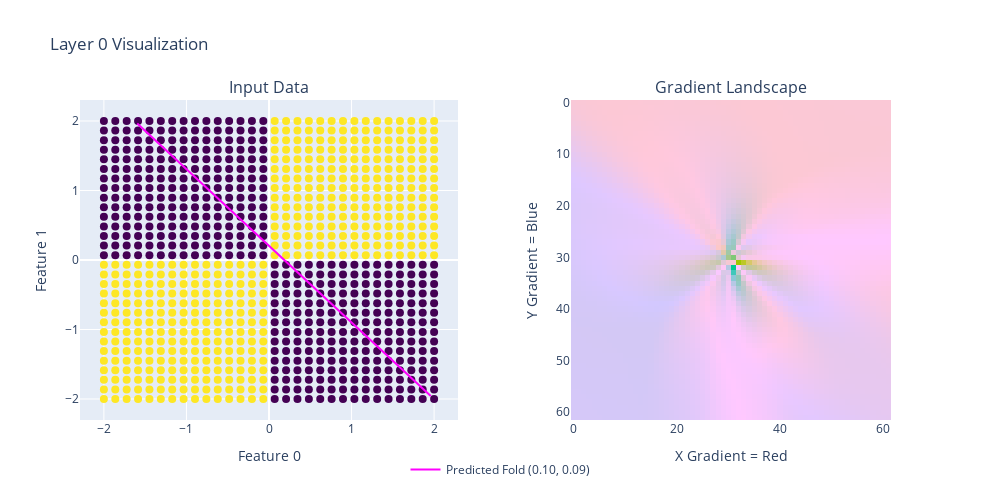
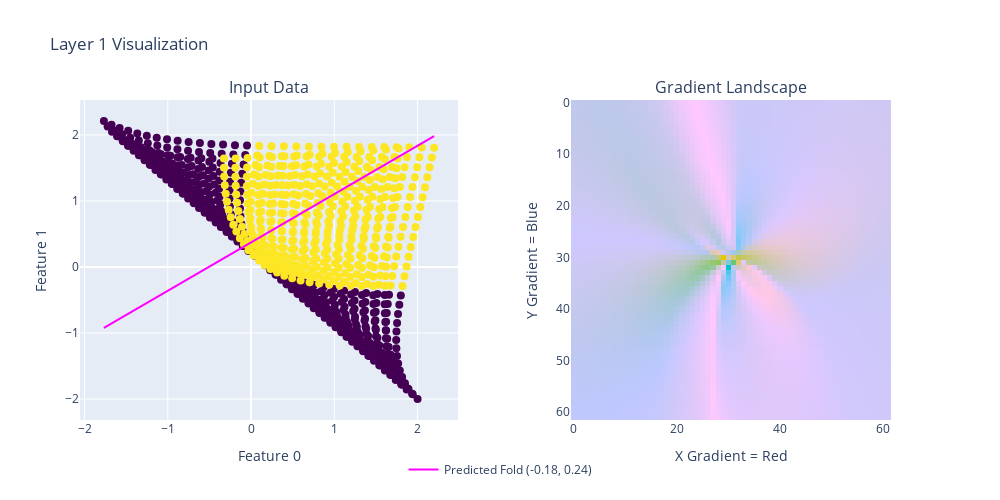

Source (notebook cell) for these figures, in order:
### Code cell
gradient_landscape(test, density=62, invert=True)

### Figure 1 — Plotly figure (JSON) as saved in the notebook; plotly's stock layout.template omitted (floating-point values rounded to 4 significant figures; data arrays with more than 128 entries replaced by an {"elided": "..."} marker saying what was removed)
{"data": [{"marker": {"color": {"elided": "900 float values"}, "colorscale": [[0, "#440154"], [0.1111, "#482878"], [0.2222, "#3e4989"], [0.3333, "#31688e"], [0.4444, "#26828e"], [0.5556, "#1f9e89"], [0.6667, "#35b779"], [0.7778, "#6ece58"], [0.8889, "#b5de2b"], [1, "#fde725"]], "size": 8}, "mode": "markers", "name": "Data", "showlegend": false, "type": "scatter", "x": {"elided": "900 float values"}, "xaxis": "x", "y": {"elided": "900 float values"}, "yaxis": "y"}, {"line": {"color": "magenta", "width": 2}, "mode": "lines", "name": "Predicted Fold (0.10, 0.09)", "type": "scatter", "x": [-2, -1.96, -1.919, -1.879, -1.838, -1.798, -1.758, -1.717, -1.677, -1.636, -1.596, -1.556, -1.515, -1.475, -1.434, -1.394, -1.354, -1.313, -1.273, -1.232, -1.192, -1.152, -1.111, -1.071, -1.03, -0.9899, -0.9495, -0.9091, -0.8687, -0.8283, -0.7879, -0.7475, -0.7071, -0.6667, -0.6263, -0.5859, -0.5455, -0.5051, -0.4646, -0.4242, -0.3838, -0.3434, -0.303, -0.2626, -0.2222, -0.1818, -0.1414, -0.101, -0.06061, -0.0202, 0.0202, 0.06061, 0.101, 0.1414, 0.1818, 0.2222, 0.2626, 0.303, 0.3434, 0.3838, 0.4242, 0.4646, 0.5051, 0.5455, 0.5859, 0.6263, 0.6667, 0.7071, 0.7475, 0.7879, 0.8283, 0.8687, 0.9091, 0.9495, 0.9899, 1.03, 1.071, 1.111, 1.152, 1.192, 1.232, 1.273, 1.313, 1.354, 1.394, 1.434, 1.475, 1.515, 1.556, 1.596, 1.636, 1.677, 1.717, 1.758, 1.798, 1.838, 1.879, 1.919, 1.96, 2], "xaxis": "x", "y": [null, null, null, null, null, null, null, null, null, null, 1.964, 1.92, 1.875, 1.831, 1.786, 1.742, 1.697, 1.652, 1.608, 1.563, 1.519, 1.474, 1.43, 1.385, 1.341, 1.296, 1.251, 1.207, 1.162, 1.118, 1.073, 1.029, 0.9842, 0.9397, 0.8951, 0.8506, 0.806, 0.7615, 0.7169, 0.6724, 0.6278, 0.5833, 0.5387, 0.4942, 0.4496, 0.4051, 0.3605, 0.316, 0.2714, 0.2269, 0.1823, 0.1378, 0.09323, 0.04868, 0.004135, -0.04041, -0.08496, -0.1295, -0.1741, -0.2186, -0.2632, -0.3077, -0.3523, -0.3968, -0.4413, -0.4859, -0.5304, -0.575, -0.6195, -0.6641, -0.7086, -0.7532, -0.7977, -0.8423, -0.8868, -0.9314, -0.9759, -1.02, -1.065, -1.11, -1.154, -1.199, -1.243, -1.288, -1.332, -1.377, -1.421, -1.466, -1.511, -1.555, -1.6, -1.644, -1.689, -1.733, -1.778, -1.822, -1.867, -1.911, -1.956, null], "yaxis": "y"}, {"type": "image", "xaxis": "x2", "yaxis": "y2", "z": {"elided": "62x62x3 int values"}}], "layout": {"annotations": [{"font": {"size": 16}, "showarrow": false, "text": "Input Data", "x": 0.225, "xanchor": "center", "xref": "paper", "y": 1, "yanchor": "bottom", "yref": "paper"}, {"font": {"size": 16}, "showarrow": false, "text": "Gradient Landscape", "x": 0.775, "xanchor": "center", "xref": "paper", "y": 1, "yanchor": "bottom", "yref": "paper"}], "height": 500, "legend": {"x": 0.5, "xanchor": "center", "y": -0.2, "yanchor": "bottom"}, "showlegend": true, "title": {"text": "Layer 0 Visualization"}, "width": 1000, "xaxis": {"anchor": "y", "domain": [0, 0.45], "title": {"text": "Feature 0"}}, "xaxis2": {"anchor": "y2", "domain": [0.55, 1], "title": {"text": "X Gradient = Red"}}, "yaxis": {"anchor": "x", "domain": [0, 1], "title": {"text": "Feature 1"}}, "yaxis2": {"anchor": "x2", "domain": [0, 1], "title": {"text": "Y Gradient = Blue"}}}}

### Figure 2 — Plotly figure (JSON) as saved in the notebook; plotly's stock layout.template omitted (floating-point values rounded to 4 significant figures; data arrays with more than 128 entries replaced by an {"elided": "..."} marker saying what was removed)
{"data": [{"marker": {"color": {"elided": "900 float values"}, "colorscale": [[0, "#440154"], [0.1111, "#482878"], [0.2222, "#3e4989"], [0.3333, "#31688e"], [0.4444, "#26828e"], [0.5556, "#1f9e89"], [0.6667, "#35b779"], [0.7778, "#6ece58"], [0.8889, "#b5de2b"], [1, "#fde725"]], "size": 8}, "mode": "markers", "name": "Data", "showlegend": false, "type": "scatter", "x": {"elided": "900 float values"}, "xaxis": "x", "y": {"elided": "900 float values"}, "yaxis": "y"}, {"line": {"color": "magenta", "width": 2}, "mode": "lines", "name": "Predicted Fold (-0.18, 0.24)", "type": "scatter", "x": [-1.767, -1.727, -1.687, -1.647, -1.607, -1.567, -1.527, -1.487, -1.447, -1.407, -1.366, -1.326, -1.286, -1.246, -1.206, -1.166, -1.126, -1.086, -1.046, -1.006, -0.9659, -0.9259, -0.8858, -0.8458, -0.8057, -0.7657, -0.7256, -0.6855, -0.6455, -0.6054, -0.5654, -0.5253, -0.4853, -0.4452, -0.4052, -0.3651, -0.3251, -0.285, -0.245, -0.2049, -0.1648, -0.1248, -0.08474, -0.04468, -0.00463, 0.03542, 0.07548, 0.1155, 0.1556, 0.1956, 0.2357, 0.2757, 0.3158, 0.3559, 0.3959, 0.436, 0.476, 0.5161, 0.5561, 0.5962, 0.6362, 0.6763, 0.7163, 0.7564, 0.7964, 0.8365, 0.8766, 0.9166, 0.9567, 0.9967, 1.037, 1.077, 1.117, 1.157, 1.197, 1.237, 1.277, 1.317, 1.357, 1.397, 1.437, 1.477, 1.517, 1.557, 1.598, 1.638, 1.678, 1.718, 1.758, 1.798, 1.838, 1.878, 1.918, 1.958, 1.998, 2.038, 2.078, 2.118, 2.158, 2.198], "xaxis": "x", "y": [-0.9239, -0.8946, -0.8653, -0.8359, -0.8066, -0.7772, -0.7479, -0.7185, -0.6892, -0.6598, -0.6305, -0.6012, -0.5718, -0.5425, -0.5131, -0.4838, -0.4544, -0.4251, -0.3957, -0.3664, -0.337, -0.3077, -0.2784, -0.249, -0.2197, -0.1903, -0.161, -0.1316, -0.1023, -0.07294, -0.0436, -0.01425, 0.01509, 0.04444, 0.07378, 0.1031, 0.1325, 0.1618, 0.1912, 0.2205, 0.2499, 0.2792, 0.3085, 0.3379, 0.3672, 0.3966, 0.4259, 0.4553, 0.4846, 0.514, 0.5433, 0.5726, 0.602, 0.6313, 0.6607, 0.69, 0.7194, 0.7487, 0.7781, 0.8074, 0.8368, 0.8661, 0.8954, 0.9248, 0.9541, 0.9835, 1.013, 1.042, 1.072, 1.101, 1.13, 1.16, 1.189, 1.218, 1.248, 1.277, 1.306, 1.336, 1.365, 1.394, 1.424, 1.453, 1.482, 1.512, 1.541, 1.57, 1.6, 1.629, 1.658, 1.688, 1.717, 1.746, 1.776, 1.805, 1.834, 1.864, 1.893, 1.923, 1.952, 1.981], "yaxis": "y"}, {"type": "image", "xaxis": "x2", "yaxis": "y2", "z": {"elided": "62x62x3 int values"}}], "layout": {"annotations": [{"font": {"size": 16}, "showarrow": false, "text": "Input Data", "x": 0.225, "xanchor": "center", "xref": "paper", "y": 1, "yanchor": "bottom", "yref": "paper"}, {"font": {"size": 16}, "showarrow": false, "text": "Gradient Landscape", "x": 0.775, "xanchor": "center", "xref": "paper", "y": 1, "yanchor": "bottom", "yref": "paper"}], "height": 500, "legend": {"x": 0.5, "xanchor": "center", "y": -0.2, "yanchor": "bottom"}, "showlegend": true, "title": {"text": "Layer 1 Visualization"}, "width": 1000, "xaxis": {"anchor": "y", "domain": [0, 0.45], "title": {"text": "Feature 0"}}, "xaxis2": {"anchor": "y2", "domain": [0.55, 1], "title": {"text": "X Gradient = Red"}}, "yaxis": {"anchor": "x", "domain": [0, 1], "title": {"text": "Feature 1"}}, "yaxis2": {"anchor": "x2", "domain": [0, 1], "title": {"text": "Y Gradient = Blue"}}}}
